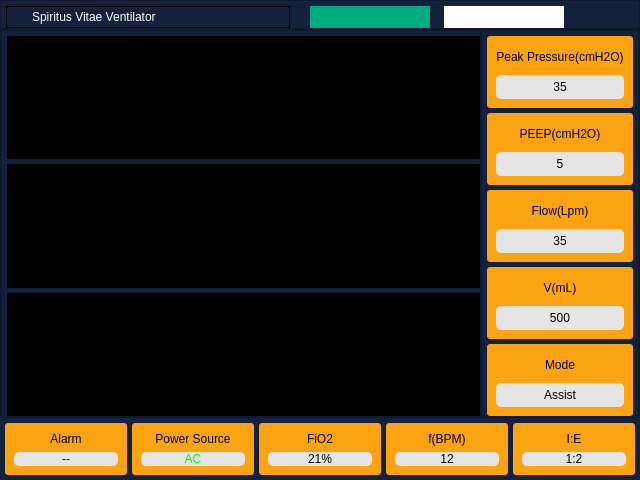
<?xml version="1.0" encoding="UTF-8"?>
<ui version="4.0">
 <author>Eugene Oca</author>
 <class>MainWindow</class>
 <widget class="QMainWindow" name="MainWindow">
  <property name="geometry">
   <rect>
    <x>0</x>
    <y>0</y>
    <width>640</width>
    <height>480</height>
   </rect>
  </property>
  <property name="windowTitle">
   <string>SPIRITUS VITAE</string>
  </property>
  <widget class="QWidget" name="centralwidget">
   <layout class="QVBoxLayout" name="verticalLayout">
    <property name="spacing">
     <number>0</number>
    </property>
    <property name="leftMargin">
     <number>0</number>
    </property>
    <property name="topMargin">
     <number>0</number>
    </property>
    <property name="rightMargin">
     <number>0</number>
    </property>
    <property name="bottomMargin">
     <number>0</number>
    </property>
    <item>
     <widget class="QFrame" name="top_frame">
      <property name="maximumSize">
       <size>
        <width>16777215</width>
        <height>40</height>
       </size>
      </property>
      <property name="styleSheet">
       <string notr="true">background-color: rgb(20, 33, 61);</string>
      </property>
      <property name="frameShape">
       <enum>QFrame::StyledPanel</enum>
      </property>
      <property name="frameShadow">
       <enum>QFrame::Raised</enum>
      </property>
      <layout class="QHBoxLayout" name="horizontalLayout_2">
       <property name="spacing">
        <number>6</number>
       </property>
       <property name="sizeConstraint">
        <enum>QLayout::SetDefaultConstraint</enum>
       </property>
       <property name="leftMargin">
        <number>5</number>
       </property>
       <property name="topMargin">
        <number>5</number>
       </property>
       <property name="rightMargin">
        <number>5</number>
       </property>
       <property name="bottomMargin">
        <number>0</number>
       </property>
       <item>
        <widget class="QFrame" name="frame">
         <property name="maximumSize">
          <size>
           <width>500</width>
           <height>16777215</height>
          </size>
         </property>
         <property name="styleSheet">
          <string notr="true">border-color: rgb(0, 0, 0);</string>
         </property>
         <property name="frameShape">
          <enum>QFrame::Box</enum>
         </property>
         <property name="frameShadow">
          <enum>QFrame::Plain</enum>
         </property>
         <property name="lineWidth">
          <number>1</number>
         </property>
         <layout class="QHBoxLayout" name="horizontalLayout_3">
          <property name="spacing">
           <number>0</number>
          </property>
          <property name="leftMargin">
           <number>9</number>
          </property>
          <property name="topMargin">
           <number>0</number>
          </property>
          <property name="rightMargin">
           <number>0</number>
          </property>
          <property name="bottomMargin">
           <number>0</number>
          </property>
          <item>
           <widget class="QLabel" name="label">
            <property name="maximumSize">
             <size>
              <width>240</width>
              <height>16777215</height>
             </size>
            </property>
            <property name="styleSheet">
             <string notr="true">font: 25 12pt &quot;Segoe UI Light&quot; bold;
background-color: rgb(20, 33, 61);
color: rgb(255, 255, 255);</string>
            </property>
            <property name="lineWidth">
             <number>1</number>
            </property>
            <property name="text">
             <string>Spiritus Vitae Ventilator</string>
            </property>
            <property name="scaledContents">
             <bool>false</bool>
            </property>
            <property name="wordWrap">
             <bool>false</bool>
            </property>
           </widget>
          </item>
         </layout>
        </widget>
       </item>
       <item>
        <widget class="QFrame" name="frame_3">
         <property name="maximumSize">
          <size>
           <width>360</width>
           <height>16777215</height>
          </size>
         </property>
         <property name="styleSheet">
          <string notr="true">background-color: rgb(20, 33, 61);</string>
         </property>
         <property name="frameShape">
          <enum>QFrame::NoFrame</enum>
         </property>
         <property name="frameShadow">
          <enum>QFrame::Plain</enum>
         </property>
         <layout class="QHBoxLayout" name="horizontalLayout_5">
          <property name="spacing">
           <number>0</number>
          </property>
          <property name="leftMargin">
           <number>0</number>
          </property>
          <property name="topMargin">
           <number>0</number>
          </property>
          <property name="rightMargin">
           <number>0</number>
          </property>
          <property name="bottomMargin">
           <number>0</number>
          </property>
          <item>
           <widget class="QPushButton" name="btn_run">
            <property name="maximumSize">
             <size>
              <width>120</width>
              <height>35</height>
             </size>
            </property>
            <property name="cursor">
             <cursorShape>PointingHandCursor</cursorShape>
            </property>
            <property name="styleSheet">
             <string notr="true">font: 25 11.5pt &quot;Segoe UI Light&quot;;
color: rgb(255, 255, 255);
border-radius: 15px;
background-color: rgb(0, 170, 127);</string>
            </property>
            <property name="text">
             <string/>
            </property>
            <property name="icon">
             <iconset resource="../src/images.qrc">
              <normaloff>:/buttons/img/btn_play.png</normaloff>:/buttons/img/btn_play.png</iconset>
            </property>
            <property name="iconSize">
             <size>
              <width>64</width>
              <height>32</height>
             </size>
            </property>
            <property name="checkable">
             <bool>false</bool>
            </property>
            <property name="checked">
             <bool>false</bool>
            </property>
            <property name="flat">
             <bool>true</bool>
            </property>
           </widget>
          </item>
          <item>
           <widget class="QPushButton" name="btn_settings">
            <property name="maximumSize">
             <size>
              <width>120</width>
              <height>35</height>
             </size>
            </property>
            <property name="cursor">
             <cursorShape>PointingHandCursor</cursorShape>
            </property>
            <property name="styleSheet">
             <string notr="true">font: 25 11.5pt &quot;Segoe UI Light&quot;;
color: rgb(255, 255, 255);
border-radius: 15px;
background-color: rgb(255, 255, 255);</string>
            </property>
            <property name="text">
             <string/>
            </property>
            <property name="icon">
             <iconset resource="../src/images.qrc">
              <normaloff>:/buttons/img/iconfinder_Configuration-01_1976051.png</normaloff>:/buttons/img/iconfinder_Configuration-01_1976051.png</iconset>
            </property>
            <property name="iconSize">
             <size>
              <width>32</width>
              <height>32</height>
             </size>
            </property>
            <property name="flat">
             <bool>true</bool>
            </property>
           </widget>
          </item>
         </layout>
        </widget>
       </item>
       <item>
        <widget class="QPushButton" name="pwr_btn">
         <property name="maximumSize">
          <size>
           <width>48</width>
           <height>32</height>
          </size>
         </property>
         <property name="cursor">
          <cursorShape>PointingHandCursor</cursorShape>
         </property>
         <property name="text">
          <string/>
         </property>
         <property name="icon">
          <iconset>
           <normaloff>../src/img/power.png</normaloff>../src/img/power.png</iconset>
         </property>
         <property name="iconSize">
          <size>
           <width>48</width>
           <height>32</height>
          </size>
         </property>
         <property name="flat">
          <bool>true</bool>
         </property>
        </widget>
       </item>
      </layout>
     </widget>
    </item>
    <item>
     <widget class="QFrame" name="middle_frame">
      <property name="styleSheet">
       <string notr="true">background-color: rgb(20, 33, 61);</string>
      </property>
      <property name="frameShape">
       <enum>QFrame::StyledPanel</enum>
      </property>
      <property name="frameShadow">
       <enum>QFrame::Raised</enum>
      </property>
      <layout class="QHBoxLayout" name="horizontalLayout">
       <property name="spacing">
        <number>0</number>
       </property>
       <property name="leftMargin">
        <number>0</number>
       </property>
       <property name="topMargin">
        <number>0</number>
       </property>
       <property name="rightMargin">
        <number>0</number>
       </property>
       <property name="bottomMargin">
        <number>0</number>
       </property>
       <item>
        <widget class="QFrame" name="graph_display_frame">
         <property name="frameShape">
          <enum>QFrame::StyledPanel</enum>
         </property>
         <property name="frameShadow">
          <enum>QFrame::Raised</enum>
         </property>
         <layout class="QVBoxLayout" name="verticalLayout_13">
          <property name="spacing">
           <number>5</number>
          </property>
          <property name="leftMargin">
           <number>5</number>
          </property>
          <property name="topMargin">
           <number>5</number>
          </property>
          <property name="rightMargin">
           <number>0</number>
          </property>
          <property name="bottomMargin">
           <number>0</number>
          </property>
          <item>
           <widget class="PlotWidget" name="gv_pressure">
            <property name="autoFillBackground">
             <bool>false</bool>
            </property>
            <property name="styleSheet">
             <string notr="true">background-color: rgb(0, 0, 0);</string>
            </property>
            <property name="frameShape">
             <enum>QFrame::Box</enum>
            </property>
            <property name="frameShadow">
             <enum>QFrame::Sunken</enum>
            </property>
            <property name="sizeAdjustPolicy">
             <enum>QAbstractScrollArea::AdjustIgnored</enum>
            </property>
            <property name="foregroundBrush">
             <brush brushstyle="NoBrush">
              <color alpha="255">
               <red>252</red>
               <green>163</green>
               <blue>17</blue>
              </color>
             </brush>
            </property>
           </widget>
          </item>
          <item>
           <widget class="PlotWidget" name="gv_flow">
            <property name="styleSheet">
             <string notr="true">background-color: rgb(0, 0, 0);</string>
            </property>
            <property name="frameShape">
             <enum>QFrame::Box</enum>
            </property>
            <property name="sizeAdjustPolicy">
             <enum>QAbstractScrollArea::AdjustIgnored</enum>
            </property>
            <property name="foregroundBrush">
             <brush brushstyle="NoBrush">
              <color alpha="255">
               <red>252</red>
               <green>163</green>
               <blue>17</blue>
              </color>
             </brush>
            </property>
           </widget>
          </item>
          <item>
           <widget class="PlotWidget" name="gv_volume">
            <property name="styleSheet">
             <string notr="true">background-color: rgb(0, 0, 0);</string>
            </property>
            <property name="frameShape">
             <enum>QFrame::Box</enum>
            </property>
            <property name="sizeAdjustPolicy">
             <enum>QAbstractScrollArea::AdjustIgnored</enum>
            </property>
            <property name="foregroundBrush">
             <brush brushstyle="NoBrush">
              <color alpha="255">
               <red>252</red>
               <green>163</green>
               <blue>17</blue>
              </color>
             </brush>
            </property>
           </widget>
          </item>
         </layout>
        </widget>
       </item>
       <item>
        <widget class="QFrame" name="right_frame">
         <property name="maximumSize">
          <size>
           <width>200</width>
           <height>16777215</height>
          </size>
         </property>
         <property name="frameShape">
          <enum>QFrame::StyledPanel</enum>
         </property>
         <property name="frameShadow">
          <enum>QFrame::Raised</enum>
         </property>
         <layout class="QVBoxLayout" name="verticalLayout_2">
          <property name="spacing">
           <number>5</number>
          </property>
          <property name="leftMargin">
           <number>5</number>
          </property>
          <property name="topMargin">
           <number>5</number>
          </property>
          <property name="rightMargin">
           <number>5</number>
          </property>
          <property name="bottomMargin">
           <number>0</number>
          </property>
          <item>
           <widget class="QFrame" name="frame_12">
            <property name="maximumSize">
             <size>
              <width>200</width>
              <height>16777215</height>
             </size>
            </property>
            <property name="styleSheet">
             <string notr="true">border-radius: 3px;
background-color: rgb(252, 163, 17);</string>
            </property>
            <property name="frameShape">
             <enum>QFrame::NoFrame</enum>
            </property>
            <property name="frameShadow">
             <enum>QFrame::Plain</enum>
            </property>
            <layout class="QVBoxLayout" name="verticalLayout_8">
             <property name="spacing">
              <number>6</number>
             </property>
             <item>
              <widget class="QLabel" name="label_13">
               <property name="styleSheet">
                <string notr="true">font: 25 10pt &quot;Segoe UI Light&quot; bold;</string>
               </property>
               <property name="text">
                <string>Peak Pressure(cmH2O)</string>
               </property>
               <property name="alignment">
                <set>Qt::AlignCenter</set>
               </property>
              </widget>
             </item>
             <item>
              <widget class="QLabel" name="lbl_pressure_peak">
               <property name="maximumSize">
                <size>
                 <width>16777215</width>
                 <height>16777215</height>
                </size>
               </property>
               <property name="styleSheet">
                <string notr="true">font: 25 14pt &quot;Segoe UI Light&quot; bold;
border-radius: 5px;
background-color: #E5E5E5;</string>
               </property>
               <property name="text">
                <string>35</string>
               </property>
               <property name="alignment">
                <set>Qt::AlignCenter</set>
               </property>
               <property name="margin">
                <number>0</number>
               </property>
              </widget>
             </item>
            </layout>
           </widget>
          </item>
          <item>
           <widget class="QFrame" name="frame_13">
            <property name="maximumSize">
             <size>
              <width>200</width>
              <height>16777215</height>
             </size>
            </property>
            <property name="styleSheet">
             <string notr="true">border-radius: 3px;
background-color: rgb(252, 163, 17);</string>
            </property>
            <property name="frameShape">
             <enum>QFrame::NoFrame</enum>
            </property>
            <property name="frameShadow">
             <enum>QFrame::Plain</enum>
            </property>
            <layout class="QVBoxLayout" name="verticalLayout_10">
             <item>
              <widget class="QLabel" name="label_17">
               <property name="styleSheet">
                <string notr="true">font: 25 10pt &quot;Segoe UI Light&quot; bold;</string>
               </property>
               <property name="text">
                <string>PEEP(cmH2O)</string>
               </property>
               <property name="alignment">
                <set>Qt::AlignCenter</set>
               </property>
              </widget>
             </item>
             <item>
              <widget class="QLabel" name="lbl_peep">
               <property name="styleSheet">
                <string notr="true">font: 25 14pt &quot;Segoe UI Light&quot; bold;
border-radius: 5px;
background-color: #E5E5E5;</string>
               </property>
               <property name="text">
                <string>5</string>
               </property>
               <property name="alignment">
                <set>Qt::AlignCenter</set>
               </property>
              </widget>
             </item>
            </layout>
           </widget>
          </item>
          <item>
           <widget class="QFrame" name="frame_10">
            <property name="maximumSize">
             <size>
              <width>200</width>
              <height>16777215</height>
             </size>
            </property>
            <property name="styleSheet">
             <string notr="true">border-radius: 3px;
background-color: rgb(252, 163, 17);</string>
            </property>
            <property name="frameShape">
             <enum>QFrame::NoFrame</enum>
            </property>
            <property name="frameShadow">
             <enum>QFrame::Plain</enum>
            </property>
            <layout class="QVBoxLayout" name="verticalLayout_11">
             <item>
              <widget class="QLabel" name="label_19">
               <property name="styleSheet">
                <string notr="true">font: 25 10pt &quot;Segoe UI Light&quot; bold;</string>
               </property>
               <property name="text">
                <string>Flow(Lpm)</string>
               </property>
               <property name="alignment">
                <set>Qt::AlignCenter</set>
               </property>
              </widget>
             </item>
             <item>
              <widget class="QLabel" name="lbl_flow">
               <property name="styleSheet">
                <string notr="true">font: 25 14pt &quot;Segoe UI Light&quot; bold;
border-radius: 5px;
background-color: #E5E5E5;</string>
               </property>
               <property name="text">
                <string>35</string>
               </property>
               <property name="alignment">
                <set>Qt::AlignCenter</set>
               </property>
              </widget>
             </item>
            </layout>
           </widget>
          </item>
          <item>
           <widget class="QFrame" name="frame_11">
            <property name="maximumSize">
             <size>
              <width>200</width>
              <height>16777215</height>
             </size>
            </property>
            <property name="styleSheet">
             <string notr="true">border-radius: 3px;
background-color: rgb(252, 163, 17);</string>
            </property>
            <property name="frameShape">
             <enum>QFrame::NoFrame</enum>
            </property>
            <property name="frameShadow">
             <enum>QFrame::Plain</enum>
            </property>
            <layout class="QVBoxLayout" name="verticalLayout_12">
             <item>
              <widget class="QLabel" name="label_21">
               <property name="styleSheet">
                <string notr="true">font: 25 12pt &quot;Segoe UI Light&quot; bold;</string>
               </property>
               <property name="text">
                <string>V(mL)</string>
               </property>
               <property name="alignment">
                <set>Qt::AlignCenter</set>
               </property>
              </widget>
             </item>
             <item>
              <widget class="QLabel" name="lbl_tidal_volume">
               <property name="styleSheet">
                <string notr="true">font: 25 14pt &quot;Segoe UI Light&quot; bold;
border-radius: 5px;
background-color: #E5E5E5;</string>
               </property>
               <property name="text">
                <string>500</string>
               </property>
               <property name="alignment">
                <set>Qt::AlignCenter</set>
               </property>
              </widget>
             </item>
            </layout>
           </widget>
          </item>
          <item>
           <widget class="QFrame" name="frame_9">
            <property name="maximumSize">
             <size>
              <width>200</width>
              <height>16777215</height>
             </size>
            </property>
            <property name="styleSheet">
             <string notr="true">border-radius: 3px;
background-color: rgb(252, 163, 17);</string>
            </property>
            <property name="frameShape">
             <enum>QFrame::NoFrame</enum>
            </property>
            <property name="frameShadow">
             <enum>QFrame::Plain</enum>
            </property>
            <layout class="QVBoxLayout" name="verticalLayout_9">
             <item>
              <widget class="QLabel" name="label_15">
               <property name="styleSheet">
                <string notr="true">font: 25 10pt &quot;Segoe UI Light&quot; bold;</string>
               </property>
               <property name="text">
                <string>Mode</string>
               </property>
               <property name="alignment">
                <set>Qt::AlignCenter</set>
               </property>
              </widget>
             </item>
             <item>
              <widget class="QLabel" name="lbl_mode">
               <property name="styleSheet">
                <string notr="true">font: 25 14pt &quot;Segoe UI Light&quot; bold;
border-radius: 5px;
background-color: #E5E5E5;</string>
               </property>
               <property name="text">
                <string>Assist</string>
               </property>
               <property name="alignment">
                <set>Qt::AlignCenter</set>
               </property>
              </widget>
             </item>
            </layout>
           </widget>
          </item>
         </layout>
        </widget>
       </item>
      </layout>
     </widget>
    </item>
    <item>
     <widget class="QFrame" name="bottom_frame">
      <property name="maximumSize">
       <size>
        <width>16777215</width>
        <height>100</height>
       </size>
      </property>
      <property name="styleSheet">
       <string notr="true">background-color: rgb(20, 33, 61);</string>
      </property>
      <property name="frameShape">
       <enum>QFrame::NoFrame</enum>
      </property>
      <property name="frameShadow">
       <enum>QFrame::Raised</enum>
      </property>
      <layout class="QHBoxLayout" name="horizontalLayout_6">
       <property name="spacing">
        <number>5</number>
       </property>
       <property name="leftMargin">
        <number>5</number>
       </property>
       <property name="topMargin">
        <number>5</number>
       </property>
       <property name="rightMargin">
        <number>5</number>
       </property>
       <property name="bottomMargin">
        <number>5</number>
       </property>
       <item>
        <widget class="QFrame" name="alarm_color">
         <property name="maximumSize">
          <size>
           <width>150</width>
           <height>16777215</height>
          </size>
         </property>
         <property name="styleSheet">
          <string notr="true">border-radius: 3px;
background-color: rgb(252, 163, 17);</string>
         </property>
         <property name="frameShape">
          <enum>QFrame::NoFrame</enum>
         </property>
         <property name="frameShadow">
          <enum>QFrame::Plain</enum>
         </property>
         <layout class="QVBoxLayout" name="verticalLayout_3">
          <item>
           <widget class="QLabel" name="label_3">
            <property name="styleSheet">
             <string notr="true">font: 25 10pt &quot;Segoe UI Light&quot; bold;</string>
            </property>
            <property name="text">
             <string>Alarm</string>
            </property>
            <property name="alignment">
             <set>Qt::AlignCenter</set>
            </property>
           </widget>
          </item>
          <item>
           <widget class="QLabel" name="alarm_status">
            <property name="styleSheet">
             <string notr="true">font: 25 14pt &quot;Segoe UI Light&quot; bold;
border-radius: 5px;
background-color: #E5E5E5;</string>
            </property>
            <property name="text">
             <string>--</string>
            </property>
            <property name="alignment">
             <set>Qt::AlignCenter</set>
            </property>
           </widget>
          </item>
         </layout>
        </widget>
       </item>
       <item>
        <widget class="QFrame" name="frame_5">
         <property name="maximumSize">
          <size>
           <width>150</width>
           <height>16777215</height>
          </size>
         </property>
         <property name="styleSheet">
          <string notr="true">border-radius: 3px;
background-color: rgb(252, 163, 17);</string>
         </property>
         <property name="frameShape">
          <enum>QFrame::NoFrame</enum>
         </property>
         <property name="frameShadow">
          <enum>QFrame::Plain</enum>
         </property>
         <layout class="QVBoxLayout" name="verticalLayout_4">
          <item>
           <widget class="QLabel" name="label_5">
            <property name="styleSheet">
             <string notr="true">font: 25 10pt &quot;Segoe UI Light&quot; bold;</string>
            </property>
            <property name="text">
             <string>Power Source</string>
            </property>
            <property name="alignment">
             <set>Qt::AlignCenter</set>
            </property>
           </widget>
          </item>
          <item>
           <widget class="QLabel" name="lbl_power_source">
            <property name="styleSheet">
             <string notr="true">font: 25 14pt &quot;Segoe UI Light&quot; bold;
border-radius: 5px;
background-color: #E5E5E5;
color: rgb(0, 255, 0);</string>
            </property>
            <property name="text">
             <string>AC</string>
            </property>
            <property name="alignment">
             <set>Qt::AlignCenter</set>
            </property>
           </widget>
          </item>
         </layout>
        </widget>
       </item>
       <item>
        <widget class="QFrame" name="frame_6">
         <property name="maximumSize">
          <size>
           <width>150</width>
           <height>16777215</height>
          </size>
         </property>
         <property name="styleSheet">
          <string notr="true">border-radius: 3px;
background-color: rgb(252, 163, 17);</string>
         </property>
         <property name="frameShape">
          <enum>QFrame::NoFrame</enum>
         </property>
         <property name="frameShadow">
          <enum>QFrame::Plain</enum>
         </property>
         <layout class="QVBoxLayout" name="verticalLayout_5">
          <item>
           <widget class="QLabel" name="label_7">
            <property name="styleSheet">
             <string notr="true">font: 25 10pt &quot;Segoe UI Light&quot; bold;</string>
            </property>
            <property name="text">
             <string>FiO2</string>
            </property>
            <property name="alignment">
             <set>Qt::AlignCenter</set>
            </property>
           </widget>
          </item>
          <item>
           <widget class="QLabel" name="lbl_fio2">
            <property name="styleSheet">
             <string notr="true">font: 25 14pt &quot;Segoe UI Light&quot; bold;
border-radius: 5px;
background-color: #E5E5E5;</string>
            </property>
            <property name="text">
             <string>21%</string>
            </property>
            <property name="alignment">
             <set>Qt::AlignCenter</set>
            </property>
           </widget>
          </item>
         </layout>
        </widget>
       </item>
       <item>
        <widget class="QFrame" name="frame_7">
         <property name="maximumSize">
          <size>
           <width>150</width>
           <height>16777215</height>
          </size>
         </property>
         <property name="styleSheet">
          <string notr="true">border-radius: 3px;
background-color: rgb(252, 163, 17);</string>
         </property>
         <property name="frameShape">
          <enum>QFrame::NoFrame</enum>
         </property>
         <property name="frameShadow">
          <enum>QFrame::Plain</enum>
         </property>
         <layout class="QVBoxLayout" name="verticalLayout_6">
          <item>
           <widget class="QLabel" name="label_9">
            <property name="styleSheet">
             <string notr="true">font: 25 10pt &quot;Segoe UI Light&quot; bold;</string>
            </property>
            <property name="text">
             <string>f(BPM)</string>
            </property>
            <property name="alignment">
             <set>Qt::AlignCenter</set>
            </property>
           </widget>
          </item>
          <item>
           <widget class="QLabel" name="lbl_resp_rate">
            <property name="styleSheet">
             <string notr="true">font: 25 14pt &quot;Segoe UI Light&quot; bold;
border-radius: 5px;
background-color: #E5E5E5;</string>
            </property>
            <property name="text">
             <string>12</string>
            </property>
            <property name="alignment">
             <set>Qt::AlignCenter</set>
            </property>
           </widget>
          </item>
         </layout>
        </widget>
       </item>
       <item>
        <widget class="QFrame" name="frame_8">
         <property name="maximumSize">
          <size>
           <width>150</width>
           <height>16777215</height>
          </size>
         </property>
         <property name="styleSheet">
          <string notr="true">border-radius: 3px;
background-color: rgb(252, 163, 17);</string>
         </property>
         <property name="frameShape">
          <enum>QFrame::NoFrame</enum>
         </property>
         <property name="frameShadow">
          <enum>QFrame::Plain</enum>
         </property>
         <layout class="QVBoxLayout" name="verticalLayout_7">
          <item>
           <widget class="QLabel" name="label_11">
            <property name="styleSheet">
             <string notr="true">font: 25 10pt &quot;Segoe UI Light&quot; bold;</string>
            </property>
            <property name="text">
             <string>I:E</string>
            </property>
            <property name="alignment">
             <set>Qt::AlignCenter</set>
            </property>
           </widget>
          </item>
          <item>
           <widget class="QLabel" name="lbl_ieratio">
            <property name="styleSheet">
             <string notr="true">font: 25 14pt &quot;Segoe UI Light&quot; bold;
border-radius: 5px;
background-color: #E5E5E5;</string>
            </property>
            <property name="text">
             <string>1:2</string>
            </property>
            <property name="alignment">
             <set>Qt::AlignCenter</set>
            </property>
           </widget>
          </item>
         </layout>
        </widget>
       </item>
      </layout>
     </widget>
    </item>
   </layout>
  </widget>
 </widget>
 <customwidgets>
  <customwidget>
   <class>PlotWidget</class>
   <extends>QGraphicsView</extends>
   <header>pyqtgraph</header>
  </customwidget>
 </customwidgets>
 <resources>
  <include location="../src/images.qrc"/>
 </resources>
 <connections/>
</ui>
